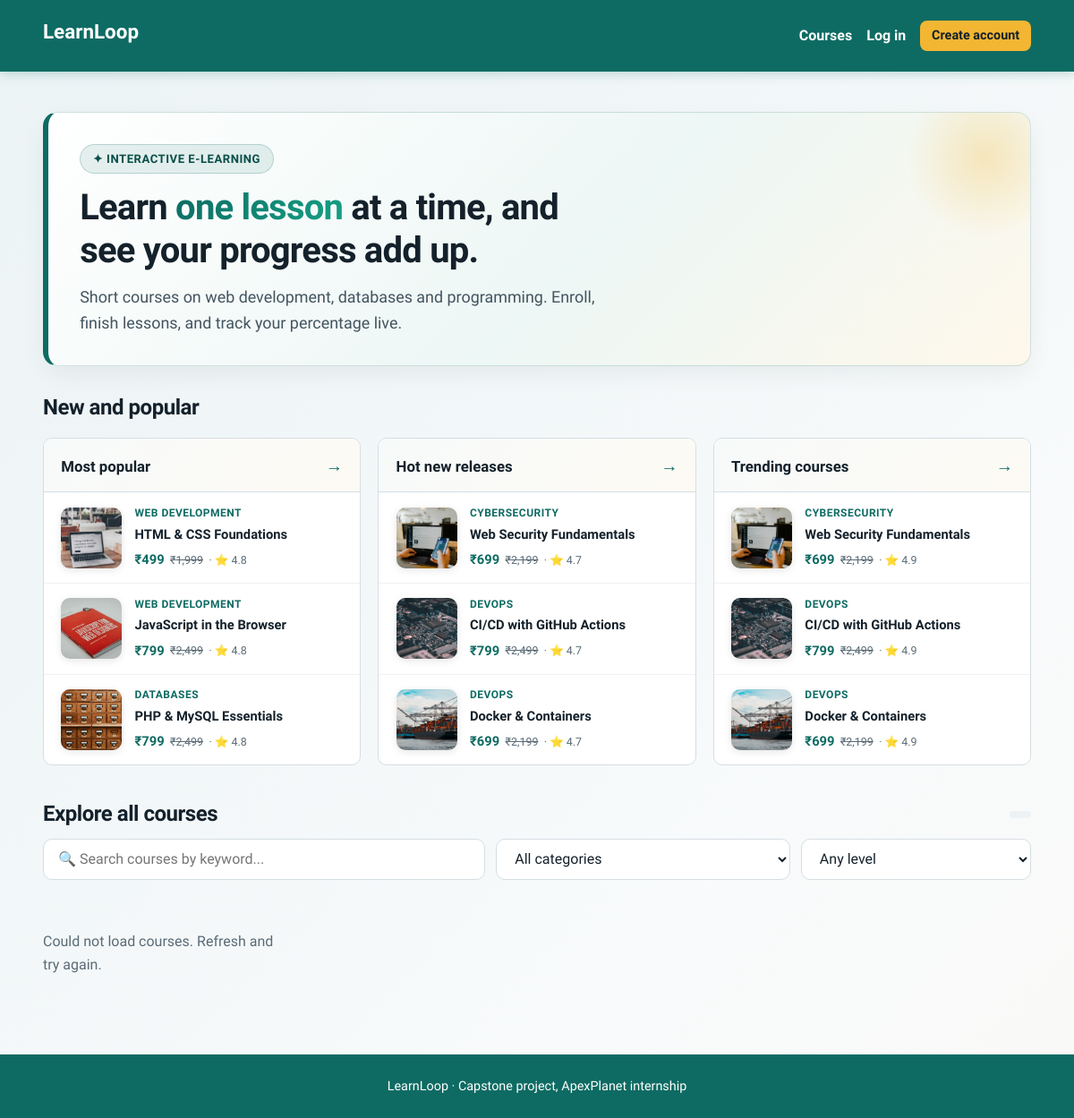
The page / on the database its author committed.
### tables this page shows
CREATE TABLE courses (
  id INT AUTO_INCREMENT PRIMARY KEY,
  title VARCHAR(120) NOT NULL,
  description TEXT NOT NULL,
  category_id INT NOT NULL,
  level ENUM('Beginner','Intermediate','Advanced') NOT NULL DEFAULT 'Beginner',
  instructor VARCHAR(80) NOT NULL,
  duration_hours DECIMAL(4,1) NOT NULL DEFAULT 1.0,
  price DECIMAL(8,2) NOT NULL DEFAULT 499.00,
  original_price DECIMAL(8,2) NOT NULL DEFAULT 1999.00,
  image VARCHAR(255) DEFAULT NULL,
  rating DECIMAL(2,1) NOT NULL DEFAULT 4.7,
  rating_count INT NOT NULL DEFAULT 1850,
  badge VARCHAR(30) DEFAULT 'Bestseller',
  created_at TIMESTAMP DEFAULT CURRENT_TIMESTAMP,
  FOREIGN KEY (category_id) REFERENCES categories(id),
  FULLTEXT KEY ft_courses (title, description)
);

CREATE TABLE categories (
  id INT AUTO_INCREMENT PRIMARY KEY,
  name VARCHAR(60) NOT NULL UNIQUE
);

### includes/functions.php (called while the page is built, shortened)
<?php
function db(): PDO {
    static $pdo = null;
    if ($pdo === null) {
        try {
            $pdo = new PDO('mysql:host=' . DB_HOST . ';dbname=' . DB_NAME . ';charset=utf8mb4', DB_USER, DB_PASS, [
                PDO::ATTR_ERRMODE => PDO::ERRMODE_EXCEPTION,
                PDO::ATTR_DEFAULT_FETCH_MODE => PDO::FETCH_ASSOC,
                PDO::ATTR_EMULATE_PREPARES => false,
                PDO::ATTR_TIMEOUT => 3,
            ]);
            return $pdo;
        } catch (PDOException $firstError) {
        }
        $pdo = null;
        die('<div style="font-family:sans-serif;padding:2rem;max-width:600px;margin:2rem auto;border:1px solid #e2e8f0;border-radius:8px;background:#fff5f5;color:#9b2c2c;">'
            . '<h2 style="margin-top:0;">Database Connection Error</h2>'
            . '<p><strong>' . htmlspecialchars($firstError->getMessage()) . '</strong></p>'
            . '<p style="color:#4a5568;">MariaDB auto-start was attempted but the server did not become ready in time.</p>'
            . '<p style="color:#4a5568;">Please make sure MariaDB is installed at <code>C:\Program Files\MariaDB 13.0\</code> and try refreshing the page.</p>'
            . '</div>');
    }
    return $pdo;
}
function e($v): string { return htmlspecialchars((string)$v, ENT_QUOTES, 'UTF-8'); }
function current_user(): ?array {
    static $user = false;
    if ($user === false) {
        $user = null;
    }
    return $user;
}

### index.php (the view, shortened to what this page needs)
<?php
require_once __DIR__ . '/includes/functions.php';
$popularCourses = db()->query('SELECT c.id, c.title, c.level, c.price, c.original_price,
  COALESCE(c.image, CONCAT("assets/img/courses/course-", c.id, ".jpg")) AS image,
  cat.name AS category,
  (SELECT COUNT(*) FROM enrollments e WHERE e.course_id=c.id) AS enrollments,
  (SELECT COUNT(*) FROM lessons l WHERE l.course_id=c.id) AS lesson_count
  FROM courses c JOIN categories cat ON cat.id=c.category_id
  ORDER BY enrollments DESC, c.id ASC LIMIT 3')->fetchAll();
$newCourses = db()->query('SELECT c.id, c.title, c.level, c.price, c.original_price,
  COALESCE(c.image, CONCAT("assets/img/courses/course-", c.id, ".jpg")) AS image,
  cat.name AS category,
  (SELECT COUNT(*) FROM lessons l WHERE l.course_id=c.id) AS lesson_count
  FROM courses c JOIN categories cat ON cat.id=c.category_id
  ORDER BY c.id DESC LIMIT 3')->fetchAll();
$trendingCourses = db()->query('SELECT c.id, c.title, c.level, c.price, c.original_price,
  COALESCE(c.image, CONCAT("assets/img/courses/course-", c.id, ".jpg")) AS image,
  cat.name AS category,
  (SELECT COUNT(*) FROM lessons l WHERE l.course_id=c.id) AS lesson_count
  FROM courses c JOIN categories cat ON cat.id=c.category_id
  WHERE cat.name IN ("Data Science","Cybersecurity","DevOps","Programming")
  ORDER BY c.id DESC LIMIT 3')->fetchAll();
$pageTitle = 'Courses'; require __DIR__ . '/includes/header.php'; ?>
<section class="hero">
  <span class="hero-badge">✦ Interactive E-Learning</span>
  <h1>Learn <span class="hero-highlight">one lesson</span> at a time, and see your progress add up.</h1>
  <p>Short courses on web development, databases and programming. Enroll, finish lessons, and track your percentage live.</p>
</section>
<section class="new-popular-section">
  <h2 class="np-heading">New and popular</h2>
  <div class="np-grid">
    <div class="np-column">
      <div class="np-col-header">
        <span class="np-col-title">Most popular</span>
        <span class="np-arrow">→</span>
      </div>
      <?php foreach ($popularCourses as $pc): ?>
      <a href="course.php?id=<?= (int)$pc['id'] ?>" class="np-card">
        <div class="np-card-img-wrap">
          <img src="<?= e($pc['image']) ?>" alt="<?= e($pc['title']) ?>" class="np-card-photo" loading="lazy">
        </div>
        <div class="np-card-body">
          <span class="np-provider"><?= e($pc['category']) ?></span>
          <span class="np-title"><?= e($pc['title']) ?></span>
          <div class="np-price-row">
            <span class="np-price">₹<?= number_format((float)$pc['price']) ?></span>
            <span class="np-orig-price">₹<?= number_format((float)$pc['original_price']) ?></span>
            <span class="np-meta">· ⭐ 4.8</span>
          </div>
        </div>
      </a>
      <?php endforeach; ?>
    </div>
    <div class="np-column">
      <div class="np-col-header">
        <span class="np-col-title">Hot new releases</span>
        <span class="np-arrow">→</span>
      </div>
      <?php foreach ($newCourses as $nc): ?>
      <a href="course.php?id=<?= (int)$nc['id'] ?>" class="np-card">
        <div class="np-card-img-wrap">
          <img src="<?= e($nc['image']) ?>" alt="<?= e($nc['title']) ?>" class="np-card-photo" loading="lazy">
        </div>
        <div class="np-card-body">
          <span class="np-provider"><?= e($nc['category']) ?></span>
          <span class="np-title"><?= e($nc['title']) ?></span>
          <div class="np-price-row">
            <span class="np-price">₹<?= number_format((float)$nc['price']) ?></span>
            <span class="np-orig-price">₹<?= number_format((float)$nc['original_price']) ?></span>
            <span class="np-meta">· ⭐ 4.7</span>
          </div>
        </div>
      </a>
      <?php endforeach; ?>
    </div>
    <div class="np-column">
      <div class="np-col-header">
        <span class="np-col-title">Trending courses</span>
        <span class="np-arrow">→</span>
      </div>
      <?php foreach ($trendingCourses as $tc): ?>
      <a href="course.php?id=<?= (int)$tc['id'] ?>" class="np-card">
        <div class="np-card-img-wrap">
          <img src="<?= e($tc['image']) ?>" alt="<?= e($tc['title']) ?>" class="np-card-photo" loading="lazy">
        </div>
        <div class="np-card-body">
          <span class="np-provider"><?= e($tc['category']) ?></span>
          <span class="np-title"><?= e($tc['title']) ?></span>
          <div class="np-price-row">
            <span class="np-price">₹<?= number_format((float)$tc['price']) ?></span>
            <span class="np-orig-price">₹<?= number_format((float)$tc['original_price']) ?></span>
            <span class="np-meta">· ⭐ 4.9</span>
          </div>
        </div>
      </a>
      <?php endforeach; ?>
    </div>
  </div>
</section>
<div class="courses-section-header">
  <h2 class="np-heading" style="margin-bottom:0;">Explore all courses</h2>
  <span id="count" class="courses-count-text" aria-live="polite"></span>
</div>
<section class="filters" aria-label="Find a course">
  <input type="search" id="q" placeholder="🔍 Search courses by keyword..." aria-label="Search courses">
  <select id="cat" aria-label="Category">
    <option value="0">All categories</option>
  </select>
  <select id="level" aria-label="Level">
    <option value="">Any level</option><option>Beginner</option><option>Intermediate</option><option>Advanced</option>
  </select>
</section>
<section id="results" class="grid"></section>
<?php $extraScripts = '<script src="assets/js/app.js"></script>'; require __DIR__ . '/includes/footer.php'; ?>

### includes/header.php (shortened to what this page needs)
<?php require_once __DIR__ . '/functions.php'; $me = current_user(); $base = $base ?? ''; ?>
<!doctype html>
<html lang="en">
<head>
<link rel="stylesheet" href="<?= $base ?>assets/css/style.css">
</head>
<body>
<header class="site-header">
  <a class="brand" href="<?= $base ?>index.php"><?= e(SITE_NAME) ?></a>
  <nav id="nav">
    <a href="<?= $base ?>index.php">Courses</a>
    <?php if ($me): ?>
      <a href="<?= $base ?>dashboard.php">My learning</a>
      <?php if ($me['role'] === 'admin'): ?><a href="<?= $base ?>admin/index.php">Admin</a><?php endif; ?>
      <a class="nav-user" href="<?= $base ?>profile.php"><img src="<?= $base . e(avatar_url($me)) ?>" alt="" width="28" height="28"><?= e($me['name']) ?></a>
      <a href="<?= $base ?>logout.php">Log out</a>
    <?php else: ?>
      <a href="<?= $base ?>login.php">Log in</a>
      <a class="btn btn-small" href="<?= $base ?>register.php">Create account</a>
    <?php endif; ?>
  </nav>
</header>
<main class="wrap">

### includes/footer.php (shortened to what this page needs)
</main>
<footer class="site-footer"><?= e(SITE_NAME) ?> · Capstone project, ApexPlanet internship</footer>
</body>
</html>

### rows shown on the page
courses: shows a picture, category.name "WEB DEVELOPMENT", title "HTML & CSS Foundations", price "499", original_price "1,999"
courses: shows a picture, category.name "WEB DEVELOPMENT", title "JavaScript in the Browser", price "799", original_price "2,499"
courses: shows a picture, category.name "DATABASES", title "PHP & MySQL Essentials", price "799", original_price "2,499"
courses: shows a picture, category.name "CYBERSECURITY", title "Web Security Fundamentals", price "699", original_price "2,199"
courses: shows a picture, category.name "DEVOPS", title "CI/CD with GitHub Actions", price "799", original_price "2,499"
courses: shows a picture, category.name "DEVOPS", title "Docker & Containers", price "699", original_price "2,199"

### other values the page prints
SITE_NAME "LearnLoop"
